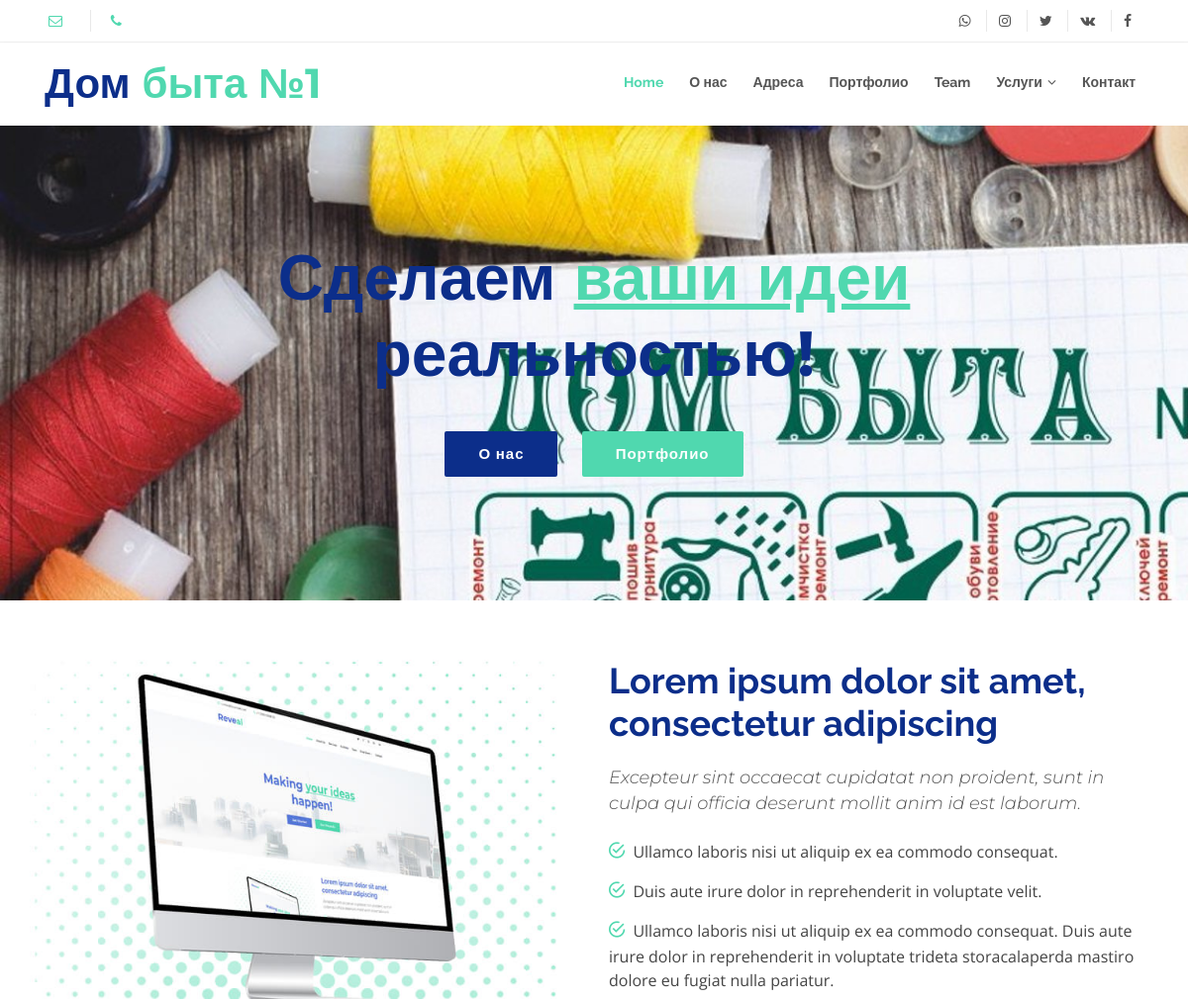
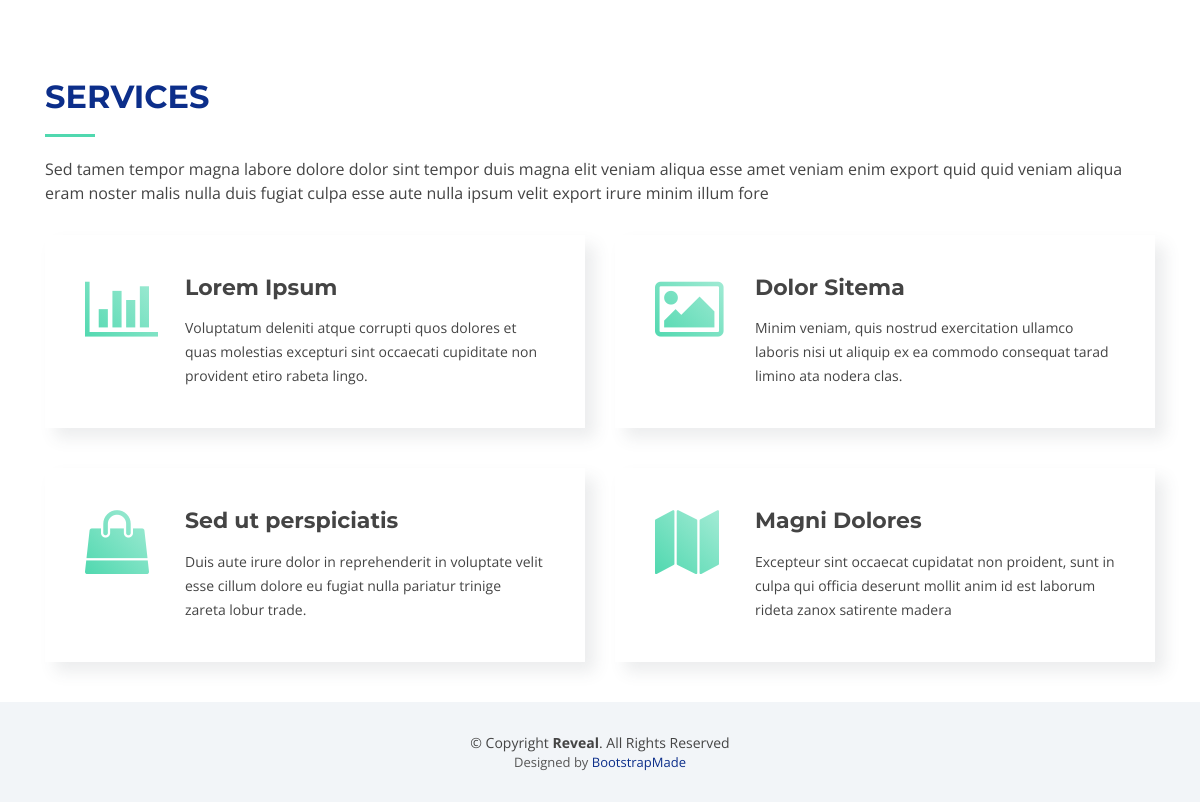
The page / on the database its author committed (2 pictures, top to bottom).
### main/models.py (models this page shows, shortened)
class SocialLink(models.Model):
    TYPE_SOCIAL = (
        (0, '---'),
        (1, 'twitter'),
        (2, 'facebook'),
        (3, 'instagram'),
        (4, 'google-plus'),
        (5, 'linkedin'),
        (6, 'whatsapp'),
        (7, 'vk'),
    )
    my_order = models.PositiveIntegerField(default=0, blank=False, null=False)
    socialtype = models.IntegerField(_('Social media'), choices=TYPE_SOCIAL, default=0)
    url = models.URLField(_('URL Adress Social media'))
    enabled = models.BooleanField(_('Enabled state'), default=False)
    class Meta:
        ordering = ['my_order']
        verbose_name = _('Social Net link')
        verbose_name_plural = _('Social Nets Links')

### main/views.py (the view)
# urls.py: path('', views.mainpage, name='home')
def mainpage(request):
    return render(request, 'main_page.html', {'config': config})

### main/templatetags/main_tags.py (called while the page is built)
@register.inclusion_tag('_tag_menu.html', takes_context=True)
def main_menu(context):
    return {}

@register.inclusion_tag('_tag_social_media.html', takes_context=True)
def social_links(context):
    soc_links = SocialLink.objects.order_by('my_order').filter(enabled=True)
    return {'soc_links': soc_links}

### main/templates/main_page.html (shortened to what this page needs)
{% extends '_base.html' %}
{% load i18n %}
{% load static %}
{% block css_style %}{{ block.super }}{% endblock %}
{% block content %}
     <section id="intro">
        <div class="intro-content">
          <h2>Сделаем <span>ваши идеи</span><br>реальностью!</h2>
          <div>
            <a href="#about" class="btn-get-started scrollto">О нас</a>
            <a href="#portfolio" class="btn-projects scrollto">Портфолио</a>
          </div>
        </div>
    </section>
    <section id="about" class="wow fadeInUp">
        <div class="container">
            <div class="row">
                <div class="col-lg-6 about-img">
                    <img src="{% static 'img/about-img.jpg' %}" alt="">
                </div>
                <div class="col-lg-6 content">
                    <h2>Lorem ipsum dolor sit amet, consectetur adipiscing</h2>
                    <h3>Excepteur sint occaecat cupidatat non proident, sunt in culpa qui officia deserunt mollit anim id est laborum.</h3>
                    <ul>
                        <li><i class="ion-android-checkmark-circle"></i> Ullamco laboris nisi ut aliquip ex ea commodo consequat.</li>
                        <li><i class="ion-android-checkmark-circle"></i> Duis aute irure dolor in reprehenderit in voluptate velit.</li>
                        <li><i class="ion-android-checkmark-circle"></i> Ullamco laboris nisi ut aliquip ex ea commodo consequat. Duis aute irure dolor in reprehenderit in voluptate trideta storacalaperda mastiro dolore eu fugiat nulla pariatur.</li>
                    </ul>
                </div>
            </div>
        </div>
    </section>
    <section id="services">
        <div class="container">
            <div class="section-header">
                <h2>Services</h2>
                <p>Sed tamen tempor magna labore dolore dolor sint tempor duis magna elit veniam aliqua esse amet veniam enim export quid quid veniam aliqua eram noster malis nulla duis fugiat culpa esse aute nulla ipsum velit export irure minim illum fore</p>
            </div>
            <div class="row">
                <div class="col-lg-6">
                    <div class="box wow fadeInLeft">
                        <div class="icon"></div>
                        <h4 class="title"><a href="">Lorem Ipsum</a></h4>
                        <p class="description">Voluptatum deleniti atque corrupti quos dolores et quas molestias excepturi sint occaecati cupiditate non provident etiro rabeta lingo.</p>
                    </div>
                </div>
                <div class="col-lg-6">
                    <div class="box wow fadeInRight">
                        <div class="icon"></div>
                        <h4 class="title"><a href="">Dolor Sitema</a></h4>
                        <p class="description">Minim veniam, quis nostrud exercitation ullamco laboris nisi ut aliquip ex ea commodo consequat tarad limino ata nodera clas.</p>
                    </div>
                </div>
                <div class="col-lg-6">
                    <div class="box wow fadeInLeft" data-wow-delay="0.2s">
                        <div class="icon"></div>
                        <h4 class="title"><a href="">Sed ut perspiciatis</a></h4>
                        <p class="description">Duis aute irure dolor in reprehenderit in voluptate velit esse cillum dolore eu fugiat nulla pariatur trinige zareta lobur trade.</p>
                    </div>
                </div>
                <div class="col-lg-6">
                    <div class="box wow fadeInRight" data-wow-delay="0.2s">
                        <div class="icon"></div>
                        <h4 class="title"><a href="">Magni Dolores</a></h4>
                        <p class="description">Excepteur sint occaecat cupidatat non proident, sunt in culpa qui officia deserunt mollit anim id est laborum rideta zanox satirente madera</p>
                    </div>
                </div>
            </div>
        </div>
    </section>
{% endblock %}

### main/templates/_tag_social_media.html
{% if soc_links %}
    <div class="social-links float-right">
        {% for link in soc_links %}
            <a href="{{ link.url }}" class=""><i class="fa fa-{{ link.get_socialtype_display }}"></i></a>
        {% endfor %}
    </div>
{% endif %}

### static/css/style.css (style rules this page uses)
body { background: #fff; color: #444; font-family: "Open Sans", sans-serif; }
a { color: #50d8af; transition: 0.5s; }
p { padding: 0; margin: 0 0 30px 0; }
h1, h2, h3, h4, h5, h6 { font-family: "Montserrat", sans-serif; font-weight: 400; margin: 0 0 20px 0; padding: 0; }
#topbar .social-links a { color: #555; padding: 4px 12px; display: inline-block; line-height: 1px; border-left: 1px solid #e9e9e9; }
#topbar .social-links a:first-child { border-left: 0; }
#intro { width: 100%; height: 60vh; position: relative; background: url("../img/intro-carousel/header_photo.jpeg") no-repeat; background-size: cover; }
#intro .intro-content { position: absolute; bottom: 0; top: 0; left: 0; right: 0; z-index: 10; display: -webkit-box; display: -webkit-flex; display: -ms-flexbox; display: flex; -webkit-box-pack: center; -webkit-justify-content: center; -ms-flex-pack: center; justify-content: center; -webkit-box-align: center; -webkit-align-items: center; -ms-flex-align: center; align-items: center; -webkit-box-orient: vertical; -webkit-box-direction: normal; -webkit-flex-direction: column; -ms-flex-direction: column; flex-direction: column; text-align: center; }
#intro .intro-content h2 { color: #0c2e8a; margin-bottom: 30px; font-size: 64px; font-weight: 700; }
#intro .intro-content h2 span { color: #50d8af; text-decoration: underline; }
#intro .intro-content .btn-get-started, #intro .intro-content .btn-projects { font-family: "Raleway", sans-serif; font-size: 15px; font-weight: bold; letter-spacing: 1px; display: inline-block; padding: 10px 32px; border-radius: 2px; transition: 0.5s; margin: 10px; color: #fff; }
#intro .intro-content .btn-get-started { background: #0c2e8a; border: 2px solid #0c2e8a; }
#intro .intro-content .btn-projects { background: #50d8af; border: 2px solid #50d8af; }
.section-header { margin-bottom: 30px; }
.section-header h2 { font-size: 32px; color: #0c2e8a; text-transform: uppercase; font-weight: 700; position: relative; padding-bottom: 20px; }
.section-header h2::before { content: ''; position: absolute; display: block; width: 50px; height: 3px; background: #50d8af; bottom: 0; left: 0; }
.section-header p { padding: 0; margin: 0; }
#about { padding: 60px 0 30px 0; }
#about .about-img { overflow: hidden; }
#about .about-img img { margin-left: -15px; max-width: 100%; }
#about .content h2 { color: #0c2e8a; font-weight: 700; font-size: 36px; font-family: "Raleway", sans-serif; }
#about .content h3 { color: #555; font-weight: 300; font-size: 18px; line-height: 26px; font-style: italic; }
#about .content i { font-size: 20px; padding-right: 4px; color: #50d8af; }
#about .content ul { list-style: none; padding: 0; }
#about .content ul li { padding-bottom: 10px; }
#services { padding: 30px 0 0 0; }
#services .box { padding: 40px; margin-bottom: 40px; box-shadow: 10px 10px 15px rgba(73, 78, 92, 0.1); background: #fff; transition: 0.4s; }
#services .box .icon { float: left; }
#services .box h4 { margin-left: 100px; font-weight: 700; margin-bottom: 15px; font-size: 22px; }
#services .box h4 a { color: #444; }
#services .box p { font-size: 14px; margin-left: 100px; margin-bottom: 0; line-height: 24px; }

### rows shown on the page
SocialLink: socialtype 6 (drawn)
SocialLink: socialtype 3 (drawn)
SocialLink: socialtype 1 (drawn)
SocialLink: socialtype 7 (drawn)
SocialLink: socialtype 2 (drawn)
